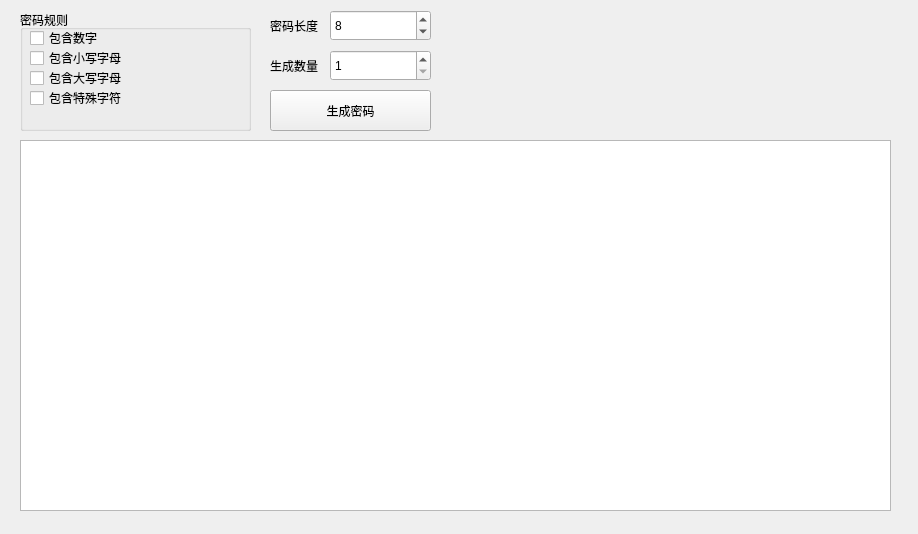
<?xml version="1.0" encoding="UTF-8"?>
<ui version="4.0">
 <class>Normalwgt</class>
 <widget class="QWidget" name="Normalwgt">
  <property name="geometry">
   <rect>
    <x>0</x>
    <y>0</y>
    <width>918</width>
    <height>534</height>
   </rect>
  </property>
  <property name="windowTitle">
   <string>Form</string>
  </property>
  <widget class="QLabel" name="label">
   <property name="geometry">
    <rect>
     <x>270</x>
     <y>10</y>
     <width>51</width>
     <height>31</height>
    </rect>
   </property>
   <property name="text">
    <string>密码长度：</string>
   </property>
  </widget>
  <widget class="QSpinBox" name="sb_length">
   <property name="geometry">
    <rect>
     <x>330</x>
     <y>10</y>
     <width>101</width>
     <height>31</height>
    </rect>
   </property>
   <property name="minimum">
    <number>1</number>
   </property>
   <property name="value">
    <number>8</number>
   </property>
  </widget>
  <widget class="QGroupBox" name="groupBox">
   <property name="geometry">
    <rect>
     <x>20</x>
     <y>10</y>
     <width>231</width>
     <height>121</height>
    </rect>
   </property>
   <property name="title">
    <string>密码规则</string>
   </property>
   <widget class="QCheckBox" name="cb_digits">
    <property name="geometry">
     <rect>
      <x>10</x>
      <y>20</y>
      <width>71</width>
      <height>16</height>
     </rect>
    </property>
    <property name="text">
     <string>包含数字</string>
    </property>
   </widget>
   <widget class="QCheckBox" name="cb_lowercase">
    <property name="geometry">
     <rect>
      <x>10</x>
      <y>40</y>
      <width>111</width>
      <height>16</height>
     </rect>
    </property>
    <property name="text">
     <string>包含小写字母</string>
    </property>
   </widget>
   <widget class="QCheckBox" name="cb_uppercase">
    <property name="geometry">
     <rect>
      <x>10</x>
      <y>60</y>
      <width>111</width>
      <height>16</height>
     </rect>
    </property>
    <property name="text">
     <string>包含大写字母</string>
    </property>
   </widget>
   <widget class="QCheckBox" name="cb_punctuation">
    <property name="geometry">
     <rect>
      <x>10</x>
      <y>80</y>
      <width>111</width>
      <height>16</height>
     </rect>
    </property>
    <property name="text">
     <string>包含特殊字符</string>
    </property>
   </widget>
  </widget>
  <widget class="QLabel" name="label_2">
   <property name="geometry">
    <rect>
     <x>270</x>
     <y>50</y>
     <width>51</width>
     <height>31</height>
    </rect>
   </property>
   <property name="text">
    <string>生成数量：</string>
   </property>
  </widget>
  <widget class="QSpinBox" name="sb_count">
   <property name="geometry">
    <rect>
     <x>330</x>
     <y>50</y>
     <width>101</width>
     <height>31</height>
    </rect>
   </property>
   <property name="minimum">
    <number>1</number>
   </property>
  </widget>
  <widget class="QPlainTextEdit" name="text_pwd">
   <property name="geometry">
    <rect>
     <x>20</x>
     <y>140</y>
     <width>871</width>
     <height>371</height>
    </rect>
   </property>
  </widget>
  <widget class="QPushButton" name="btn_generate">
   <property name="geometry">
    <rect>
     <x>270</x>
     <y>90</y>
     <width>161</width>
     <height>41</height>
    </rect>
   </property>
   <property name="text">
    <string>生成密码</string>
   </property>
  </widget>
 </widget>
 <resources/>
 <connections/>
</ui>
